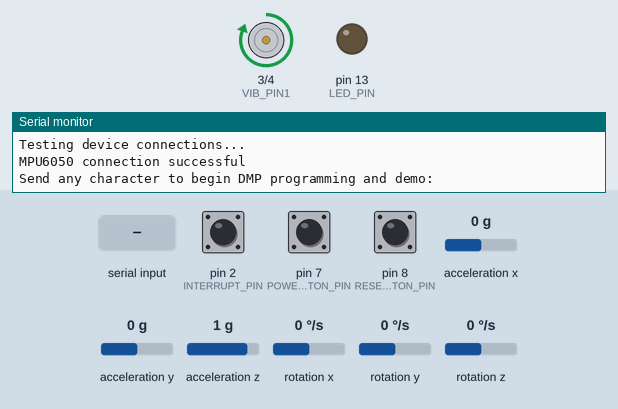
Recording of a sketch running on a simulated Arduino Leonardo, built with avr-gcc and run on an emulated ATmega32U4. Shown: motor-driver pin pairs drawn as motors (green arrow = first pin HIGH = forward, orange = second pin HIGH = backward, longer = more drive), output pins drawn as LEDs (lit = HIGH), the last lines printed to the serial monitor. Inputs (shaded band) come from the test bench; at power-on: pin 2 (INTERRUPT_PIN) LOW, pin 7 (POWER_BUTTON_PIN) HIGH, pin 8 (RESET_BUTTON_PIN) HIGH, acceleration x 0 g, acceleration y 0 g, acceleration z 1 g, rotation x 0 °/s, rotation y 0 °/s, rotation z 0 °/s. The sensor or clock chip raises its interrupt line as the real part does.

Above: at 0.8 s.
0.9 s: "ON\n" received over Serial
At 2.8 s:
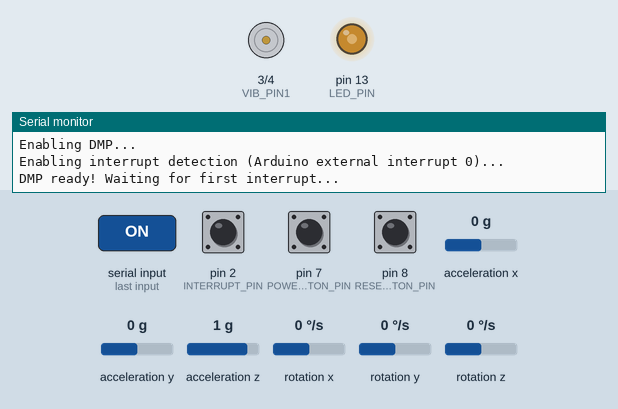
3.1 s: pin 2 (INTERRUPT_PIN) pulled HIGH for 0.15 s
At 4.5 s:
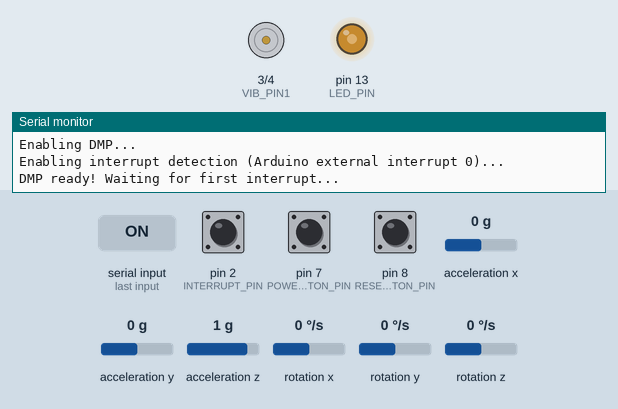
4.8 s: pin 2 (INTERRUPT_PIN) pulled HIGH for 1 s
At 6.3 s:
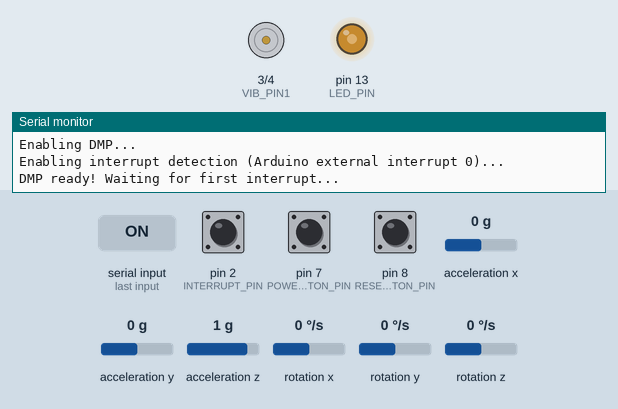
Timing chart, 0 to 7.8 s (numbered marks = the images above; inputs shaded):
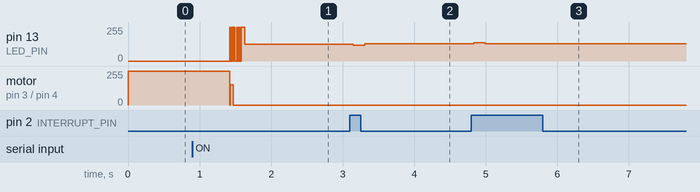

The sketch:

MPUcode.ino
```cpp
// I2C device class (I2Cdev) demonstration Arduino sketch for MPU6050 class using DMP (MotionApps v2.0)
// 6/21/2012 by Jeff Rowberg <jeff@rowberg.net>
// Updates should (hopefully) always be available at https://github.com/jrowberg/i2cdevlib
//
// Changelog:
//      2013-05-08 - added seamless Fastwire support
//                 - added note about gyro calibration
//      2012-06-21 - added note about Arduino 1.0.1 + Leonardo compatibility error
//      2012-06-20 - improved FIFO overflow handling and simplified read process
//      2012-06-19 - completely rearranged DMP initialization code and simplification
//      2012-06-13 - pull gyro and accel data from FIFO packet instead of reading directly
//      2012-06-09 - fix broken FIFO read sequence and change interrupt detection to RISING
//      2012-06-05 - add gravity-compensated initial reference frame acceleration output
//                 - add 3D math helper file to DMP6 example sketch
//                 - add Euler output and Yaw/Pitch/Roll output formats
//      2012-06-04 - remove accel offset clearing for better results (thanks Sungon Lee)
//      2012-06-01 - fixed gyro sensitivity to be 2000 deg/sec instead of 250
//      2012-05-30 - basic DMP initialization working

/* ============================================
I2Cdev device library code is placed under the MIT license
Copyright (c) 2012 Jeff Rowberg

Permission is hereby granted, free of charge, to any person obtaining a copy
of this software and associated documentation files (the "Software"), to deal
in the Software without restriction, including without limitation the rights
to use, copy, modify, merge, publish, distribute, sublicense, and/or sell
copies of the Software, and to permit persons to whom the Software is
furnished to do so, subject to the following conditions:

The above copyright notice and this permission notice shall be included in
all copies or substantial portions of the Software.

THE SOFTWARE IS PROVIDED "AS IS", WITHOUT WARRANTY OF ANY KIND, EXPRESS OR
IMPLIED, INCLUDING BUT NOT LIMITED TO THE WARRANTIES OF MERCHANTABILITY,
FITNESS FOR A PARTICULAR PURPOSE AND NONINFRINGEMENT. IN NO EVENT SHALL THE
AUTHORS OR COPYRIGHT HOLDERS BE LIABLE FOR ANY CLAIM, DAMAGES OR OTHER
LIABILITY, WHETHER IN AN ACTION OF CONTRACT, TORT OR OTHERWISE, ARISING FROM,
OUT OF OR IN CONNECTION WITH THE SOFTWARE OR THE USE OR OTHER DEALINGS IN
THE SOFTWARE.
===============================================
*/

// I2Cdev and MPU6050 must be installed as libraries, or else the .cpp/.h files
// for both classes must be in the include path of your project
#include "I2Cdev.h"

#include "MPU6050_6Axis_MotionApps20.h"
//#include "MPU6050.h" // not necessary if using MotionApps include file

// Arduino Wire library is required if I2Cdev I2CDEV_ARDUINO_WIRE implementation
// is used in I2Cdev.h
#if I2CDEV_IMPLEMENTATION == I2CDEV_ARDUINO_WIRE
    #include "Wire.h"
#endif

// class default I2C address is 0x68
// specific I2C addresses may be passed as a parameter here
// AD0 low = 0x68 (default for SparkFun breakout and InvenSense evaluation board)
// AD0 high = 0x69
MPU6050 mpu;
//MPU6050 mpu(0x69); // <-- use for AD0 high

/* =========================================================================
   NOTE: In addition to connection 3.3v, GND, SDA, and SCL, this sketch
   depends on the MPU-6050's INT pin being connected to the Arduino's
   external interrupt #0 pin. On the Arduino Uno and Mega 2560, this is
   digital I/O pin 2.
 * ========================================================================= */

/* =========================================================================
   NOTE: Arduino v1.0.1 with the Leonardo board generates a compile error
   when using Serial.write(buf, len). The Teapot output uses this method.
   The solution requires a modification to the Arduino USBAPI.h file, which
   is fortunately simple, but annoying. This will be fixed in the next IDE
   release. For more info, see these links:

   http://arduino.cc/forum/index.php/topic,109987.0.html
   http://code.google.com/p/arduino/issues/detail?id=958
 * ========================================================================= */


// uncomment "OUTPUT_READABLE_QUATERNION" if you want to see the actual
// quaternion components in a [w, x, y, z] format (not best for parsing
// on a remote host such as Processing or something though)
//#define OUTPUT_READABLE_QUATERNION

// uncomment "OUTPUT_READABLE_EULER" if you want to see Euler angles
// (in degrees) calculated from the quaternions coming from the FIFO.
// Note that Euler angles suffer from gimbal lock (for more info, see
// http://en.wikipedia.org/wiki/Gimbal_lock)
//#define OUTPUT_READABLE_EULER

// uncomment "OUTPUT_READABLE_YAWPITCHROLL" if you want to see the yaw/
// pitch/roll angles (in degrees) calculated from the quaternions coming
// from the FIFO. Note this also requires gravity vector calculations.
// Also note that yaw/pitch/roll angles suffer from gimbal lock (for
// more info, see: http://en.wikipedia.org/wiki/Gimbal_lock)
#define OUTPUT_READABLE_YAWPITCHROLL

// uncomment "OUTPUT_READABLE_REALACCEL" if you want to see acceleration
// components with gravity removed. This acceleration reference frame is
// not compensated for orientation, so +X is always +X according to the
// sensor, just without the effects of gravity. If you want acceleration
// compensated for orientation, us OUTPUT_READABLE_WORLDACCEL instead.
//#define OUTPUT_READABLE_REALACCEL

// uncomment "OUTPUT_READABLE_WORLDACCEL" if you want to see acceleration
// components with gravity removed and adjusted for the world frame of
// reference (yaw is relative to initial orientation, since no magnetometer
// is present in this case). Could be quite handy in some cases.
//#define OUTPUT_READABLE_WORLDACCEL

// uncomment "OUTPUT_TEAPOT" if you want output that matches the
// format used for the InvenSense teapot demo
//#define OUTPUT_TEAPOT


#define VIB_PIN1 3      // the number of the motor
#define VIB_PIN2 4
#define POWER_BUTTON_PIN 7
#define RESET_BUTTON_PIN 8
const int MAX_FREQUENCY = 153;
const int PITCH_THRESH = 15;
int powerState = 0;
int resetState = 0;
String state = "ON";

#define INTERRUPT_PIN 2  // use pin 2 on Arduino Uno & most boards
#define LED_PIN 13 // (Arduino is 13, Teensy is 11, Teensy++ is 6)
bool blinkState = false;

// MPU control/status vars
bool dmpReady = false;  // set true if DMP init was successful
uint8_t mpuIntStatus;   // holds actual interrupt status byte from MPU
uint8_t devStatus;      // return status after each device operation (0 = success, !0 = error)
uint16_t packetSize;    // expected DMP packet size (default is 42 bytes)
uint16_t fifoCount;     // count of all bytes currently in FIFO
uint8_t fifoBuffer[64]; // FIFO storage buffer

// orientation/motion vars
Quaternion q;           // [w, x, y, z]         quaternion container
VectorInt16 aa;         // [x, y, z]            accel sensor measurements
VectorInt16 aaReal;     // [x, y, z]            gravity-free accel sensor measurements
VectorInt16 aaWorld;    // [x, y, z]            world-frame accel sensor measurements
VectorFloat gravity;    // [x, y, z]            gravity vector
float euler[3];         // [psi, theta, phi]    Euler angle container
float ypr[3];           // [yaw, pitch, roll]   yaw/pitch/roll container and gravity vector

// packet structure for InvenSense teapot demo
uint8_t teapotPacket[14] = { '$', 0x02, 0,0, 0,0, 0,0, 0,0, 0x00, 0x00, '\r', '\n' };


// ================================================================
// ===               INTERRUPT DETECTION ROUTINE                ===
// ================================================================

volatile bool mpuInterrupt = false;     // indicates whether MPU interrupt pin has gone high
void dmpDataReady() {
    mpuInterrupt = true;
}


// ================================================================
// ===                      INITIAL SETUP                       ===
// ================================================================

void setup() {
  pinMode(POWER_BUTTON_PIN, INPUT_PULLUP);
  pinMode(RESET_BUTTON_PIN, INPUT_PULLUP);
    // initialize the LED pin as an output:
  pinMode(VIB_PIN1, OUTPUT);
  pinMode(VIB_PIN2, OUTPUT);
    // join I2C bus (I2Cdev library doesn't do this automatically)
    #if I2CDEV_IMPLEMENTATION == I2CDEV_ARDUINO_WIRE
        Wire.begin();
        Wire.setClock(400000); // 400kHz I2C clock. Comment this line if having compilation difficulties
    #elif I2CDEV_IMPLEMENTATION == I2CDEV_BUILTIN_FASTWIRE
        Fastwire::setup(400, true);
    #endif

    // initialize serial communication
    // (115200 chosen because it is required for Teapot Demo output, but it's
    // really up to you depending on your project)
    Serial.begin(115200);
    while (!Serial); // wait for Leonardo enumeration, others continue immediately

    // NOTE: 8MHz or slower host processors, like the Teensy @ 3.3V or Arduino
    // Pro Mini running at 3.3V, cannot handle this baud rate reliably due to
    // the baud timing being too misaligned with processor ticks. You must use
    // 38400 or slower in these cases, or use some kind of external separate
    // crystal solution for the UART timer.

    // initialize device
    Serial.println(F("Initializing I2C devices..."));
    mpu.initialize();
    pinMode(INTERRUPT_PIN, INPUT);

    // verify connection
    Serial.println(F("Testing device connections..."));
    Serial.println(mpu.testConnection() ? F("MPU6050 connection successful") : F("MPU6050 connection failed"));

    // wait for ready
    Serial.println(F("\nSend any character to begin DMP programming and demo: "));
    while (Serial.available() && Serial.read()); // empty buffer
    while (!Serial.available());                 // wait for data
    while (Serial.available() && Serial.read()); // empty buffer again

    // load and configure the DMP
    Serial.println(F("Initializing DMP..."));
    devStatus = mpu.dmpInitialize();

    // supply your own gyro offsets here, scaled for min sensitivity
    mpu.setXGyroOffset(220);
    mpu.setYGyroOffset(76);
    mpu.setZGyroOffset(-85);
    mpu.setZAccelOffset(1788); // 1688 factory default for my test chip

    // make sure it worked (returns 0 if so)
    if (devStatus == 0) {
        // turn on the DMP, now that it's ready
        Serial.println(F("Enabling DMP..."));
        mpu.setDMPEnabled(true);

        // enable Arduino interrupt detection
        Serial.println(F("Enabling interrupt detection (Arduino external interrupt 0)..."));
        attachInterrupt(digitalPinToInterrupt(INTERRUPT_PIN), dmpDataReady, RISING);
        mpuIntStatus = mpu.getIntStatus();

        // set our DMP Ready flag so the main loop() function knows it's okay to use it
        Serial.println(F("DMP ready! Waiting for first interrupt..."));
        dmpReady = true;

        // get expected DMP packet size for later comparison
        packetSize = mpu.dmpGetFIFOPacketSize();
    } else {
        // ERROR!
        // 1 = initial memory load failed
        // 2 = DMP configuration updates failed
        // (if it's going to break, usually the code will be 1)
        Serial.print(F("DMP Initialization failed (code "));
        Serial.print(devStatus);
        Serial.println(F(")"));
    }

    // configure LED for output
    pinMode(LED_PIN, OUTPUT);
}


// ================================================================
// ===                    MAIN PROGRAM LOOP                     ===
// ================================================================

void loop() {
    // if programming failed, don't try to do anything
    if (!dmpReady) return;

    // wait for MPU interrupt or extra packet(s) available
    while (!mpuInterrupt && fifoCount < packetSize) {
        // other program behavior stuff here
        // .
        // .
        // .
        // if you are really paranoid you can frequently test in between other
        // stuff to see if mpuInterrupt is true, and if so, "break;" from the
        // while() loop to immediately process the MPU data
        // .
        // .
        // .
    }

    // reset interrupt flag and get INT_STATUS byte
    mpuInterrupt = false;
    mpuIntStatus = mpu.getIntStatus();

    // get current FIFO count
    fifoCount = mpu.getFIFOCount();

    // check for overflow (this should never happen unless our code is too inefficient)
    if ((mpuIntStatus & 0x10) || fifoCount == 1024) {
        // reset so we can continue cleanly
        mpu.resetFIFO();
        Serial.println(F("FIFO overflow!"));

    // otherwise, check for DMP data ready interrupt (this should happen frequently)
    } else if (mpuIntStatus & 0x02) {
        // wait for correct available data length, should be a VERY short wait
        while (fifoCount < packetSize) fifoCount = mpu.getFIFOCount();

        // read a packet from FIFO
        mpu.getFIFOBytes(fifoBuffer, packetSize);

        // track FIFO count here in case there is > 1 packet available
        // (this lets us immediately read more without waiting for an interrupt)
        fifoCount -= packetSize;

        #ifdef OUTPUT_READABLE_QUATERNION
            // display quaternion values in easy matrix form: w x y z
            mpu.dmpGetQuaternion(&q, fifoBuffer);
            Serial.print("quat\t");
            Serial.print(q.w);
            Serial.print("\t");
            Serial.print(q.x);
            Serial.print("\t");
            Serial.print(q.y);
            Serial.print("\t");
            Serial.println(q.z);
        #endif

        #ifdef OUTPUT_READABLE_EULER
            // display Euler angles in degrees
            mpu.dmpGetQuaternion(&q, fifoBuffer);
            mpu.dmpGetEuler(euler, &q);
            Serial.print("euler\t");
            Serial.print(euler[0] * 180/M_PI);
            Serial.print("\t");
            Serial.print(euler[1] * 180/M_PI);
            Serial.print("\t");
            Serial.println(euler[2] * 180/M_PI);
        #endif

        #ifdef OUTPUT_READABLE_YAWPITCHROLL
            // display Euler angles in degrees
            mpu.dmpGetQuaternion(&q, fifoBuffer);
            mpu.dmpGetGravity(&gravity, &q);
            mpu.dmpGetYawPitchRoll(ypr, &q, &gravity);
            //Serial.print("ypr\t");
            int yaw = ypr[0] * 180/M_PI;
            //Serial.print(yaw); //yaw
            //Serial.print("\t");
            int pitch = ypr[1] * 180/M_PI;
            //Serial.print(pitch); //pitch
            //Serial.print("\t");
            int roll = ypr[2] * 180/M_PI;
            //Serial.println(roll); //roll

            powerState = digitalRead(POWER_BUTTON_PIN);
            resetState = digitalRead(RESET_BUTTON_PIN);

            if (powerState == HIGH ){ //TURN ON
              analogWrite(VIB_PIN1, MAX_FREQUENCY);
              analogWrite(VIB_PIN2, MAX_FREQUENCY);
              analogWrite(VIB_PIN1, 0);
              analogWrite(VIB_PIN2, 0);
              state = "ON";
              }
            else if(powerState == LOW){ // TURN OFF
                for (int i=0; i<2; i++){
                analogWrite(VIB_PIN1, MAX_FREQUENCY);
                analogWrite(VIB_PIN2, MAX_FREQUENCY);
                analogWrite(VIB_PIN1, 0);
                analogWrite(VIB_PIN2, 0);
                }
                state = "OFF";
              }
             if (resetState == HIGH){ //RESET PITCH
              pitch = 0;
              }

            if (state == "ON"){  //vibes depending on orientation and ON/OFF
              if (pitch > PITCH_THRESH){
                analogWrite(VIB_PIN1, MAX_FREQUENCY);
                }
              else if (pitch < -1*PITCH_THRESH){
                analogWrite(VIB_PIN2,MAX_FREQUENCY);
                }
              else{
                analogWrite(VIB_PIN1,0);
                analogWrite(VIB_PIN2,0);
                }
             }
        #endif

        #ifdef OUTPUT_READABLE_REALACCEL
            // display real acceleration, adjusted to remove gravity
            mpu.dmpGetQuaternion(&q, fifoBuffer);
            mpu.dmpGetAccel(&aa, fifoBuffer);
            mpu.dmpGetGravity(&gravity, &q);
            mpu.dmpGetLinearAccel(&aaReal, &aa, &gravity);
            Serial.print("areal\t");
            Serial.print(aaReal.x);
            Serial.print("\t");
            Serial.print(aaReal.y);
            Serial.print("\t");
            Serial.println(aaReal.z);
        #endif

        #ifdef OUTPUT_READABLE_WORLDACCEL
            // display initial world-frame acceleration, adjusted to remove gravity
            // and rotated based on known orientation from quaternion
            mpu.dmpGetQuaternion(&q, fifoBuffer);
            mpu.dmpGetAccel(&aa, fifoBuffer);
            mpu.dmpGetGravity(&gravity, &q);
            mpu.dmpGetLinearAccel(&aaReal, &aa, &gravity);
            mpu.dmpGetLinearAccelInWorld(&aaWorld, &aaReal, &q);
            Serial.print("aworld\t");
            Serial.print(aaWorld.x);
            Serial.print("\t");
            Serial.print(aaWorld.y);
            Serial.print("\t");
            Serial.println(aaWorld.z);
        #endif

        #ifdef OUTPUT_TEAPOT
            // display quaternion values in InvenSense Teapot demo format:
            teapotPacket[2] = fifoBuffer[0];
            teapotPacket[3] = fifoBuffer[1];
            teapotPacket[4] = fifoBuffer[4];
            teapotPacket[5] = fifoBuffer[5];
            teapotPacket[6] = fifoBuffer[8];
            teapotPacket[7] = fifoBuffer[9];
            teapotPacket[8] = fifoBuffer[12];
            teapotPacket[9] = fifoBuffer[13];
            Serial.write(teapotPacket, 14);
            teapotPacket[11]++; // packetCount, loops at 0xFF on purpose
        #endif

        // blink LED to indicate activity
        blinkState = !blinkState;
        digitalWrite(LED_PIN, blinkState);
    }
}
```

Measured:
- after the input at 0.9 s, motor on pin 3 (VIB_PIN1) / pin 4 (VIB_PIN2): forward 255/255 → stopped after 0.52 s
- after the input at 3.1 s, pin 13 (LED_PIN): 127/255 → 119/255 after 0.05 s, → 128/255 0.16 s later
- after the input at 4.8 s, pin 13 (LED_PIN): 128/255 → 136/255 at once, → 128/255 0.16 s later
